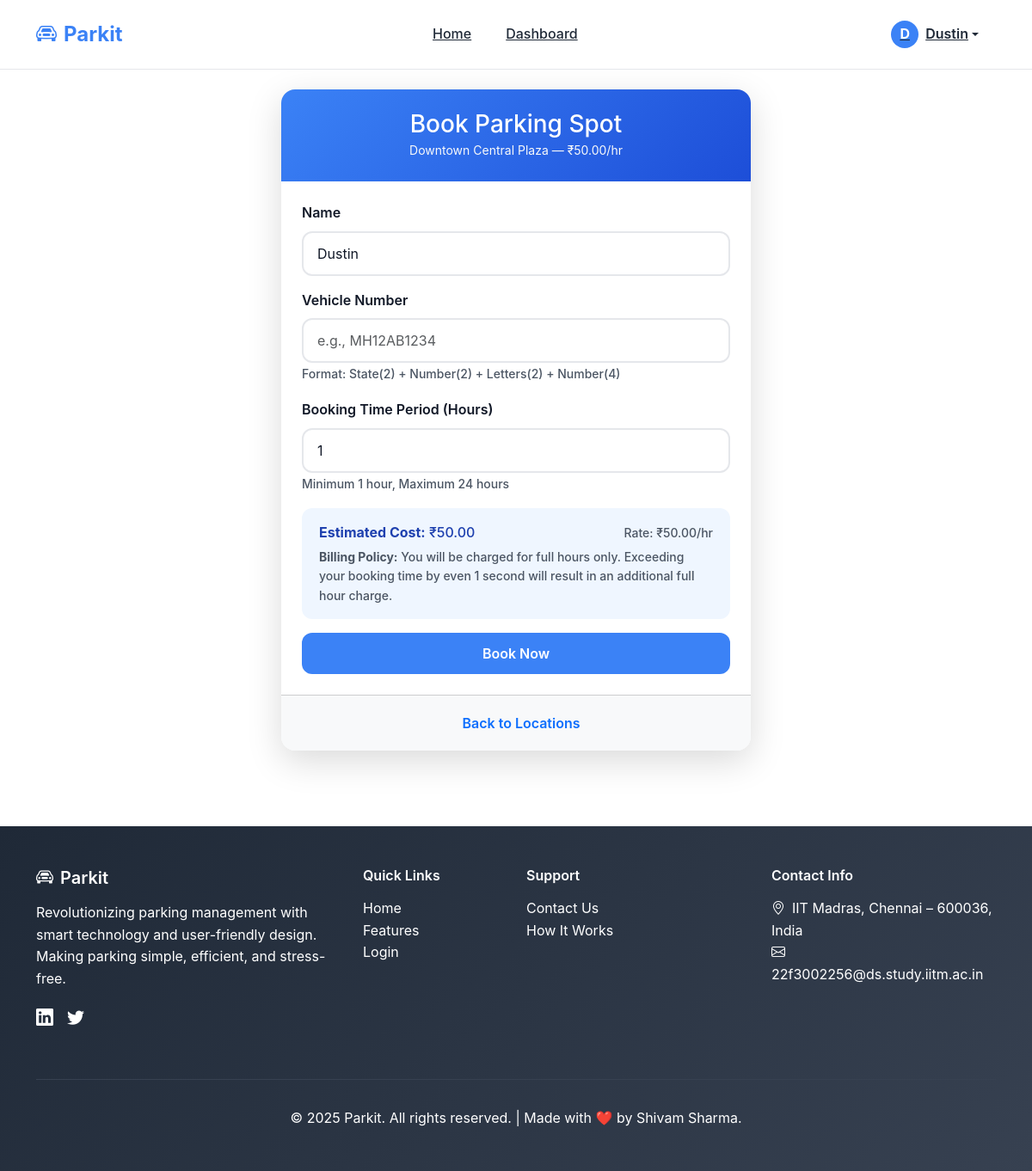
Page /user/book/1 (signed in) on the committed database.
### models.py (models this page shows, shortened)
class User(db.Model, UserMixin):
    __tablename__ = 'users'
    id = db.Column(db.Integer, primary_key=True)
    name = db.Column(db.String(100), nullable=False)
    email = db.Column(db.String(120), unique=True, nullable=False)
    password_hash = db.Column(db.String(255), nullable=False)
    role = db.Column(db.String(20), default='user')
    created_at = db.Column(db.DateTime, default=get_ist_now)
    reservations = db.relationship('Reservation', backref='user', lazy=True, cascade='all, delete-orphan')
    @staticmethod
    def get(user_id):
        return User.query.get(user_id)

class ParkingLot(db.Model):
    __tablename__ = 'parking_lots'
    id = db.Column(db.Integer, primary_key=True)
    prime_location_name = db.Column(db.String(200), nullable=False)
    address = db.Column(db.String(500), nullable=False)
    pin_code = db.Column(db.String(10), nullable=False)
    price = db.Column(db.Numeric(10, 2), nullable=False)
    max_number_of_spots = db.Column(db.Integer, nullable=False)
    created_at = db.Column(db.DateTime, default=get_ist_now)
    parking_spots = db.relationship('ParkingSpot', backref='parking_lot', lazy=True, cascade='all, delete-orphan')
    reservations = db.relationship('Reservation', backref='parking_lot', lazy=True)
    @staticmethod
    def get_by_id(lot_id):
        return ParkingLot.query.get(lot_id)
    @staticmethod
    def delete(lot_id):
        """Delete parking lot if no active reservations"""
        try:
            parking_lot = ParkingLot.query.get(lot_id)
            if not parking_lot:
                return False
            active_reservations = Reservation.query.filter_by(
                lot_id=lot_id,
                status='active'
            ).count()
            if active_reservations > 0:
                return False
            db.session.delete(parking_lot)
            db.session.commit()
            return True
        except Exception as e:
            print(f"Error deleting parking lot: {e}")
            db.session.rollback()
            return False

### app.py (the view, shortened to what this page needs)
@app.route('/user/book/<int:lot_id>', methods=['GET', 'POST'])
@login_required
def book_parking(lot_id):
    if current_user.role == 'admin':
        return redirect(url_for('admin_dashboard'))
    try:
        active_reservation = Reservation.get_active_by_user(current_user.id)
        if active_reservation:
            flash('You already have an active parking reservation', 'error')
            return redirect(url_for('user_current'))
        lot = ParkingLot.get_by_id(lot_id)
        if not lot:
            flash('Parking lot not found', 'error')
            return redirect(url_for('user_booking'))
        lot.price = float(lot.price) if lot.price else 0.0
        form = BookingForm()
        if request.method == 'GET':
            form.name.data = current_user.name
        return render_template('user/book_now.html', lot=lot, form=form)
    except Exception as e:
        print(f"Error in book_parking route: {e}")
        import traceback
        traceback.print_exc()
        flash('An error occurred while loading the booking page. Please try again.', 'error')
        return redirect(url_for('user_booking'))

### forms.py
class BookingForm(FlaskForm):
    name = StringField('Name', validators=[DataRequired(), Length(min=2, max=50)])
    vehicle_number = StringField('Vehicle Number', validators=[DataRequired(), Length(min=3, max=20)])
    hours = IntegerField('Booking Time Period (Hours)', validators=[DataRequired(), NumberRange(min=1, max=24)], default=1)
    submit = SubmitField('Book Now')

### app.py (called while the page is built)
@login_manager.user_loader
def load_user(user_id):
    return User.get(int(user_id))

### models.py (called while the page is built)
    @staticmethod
    def get_active_by_user(user_id):
        return Reservation.query.filter_by(user_id=user_id, status='active').first()

### templates/user/book_now.html (shortened to what this page needs)
{% extends "base.html" %}
{% block content %}
<div class="container py-4">
    <div class="row justify-content-center">
        <div class="col-md-7 col-lg-6">
            <div class="card shadow-lg border-0 fade-in-up">
                <div class="card-header bg-primary text-white text-center">
                    <h3 class="mb-0">Book Parking Spot</h3>
                    <small class="text-light">
                        {{ lot.prime_location_name or 'Unknown Location' }} &mdash; ₹{{ "%.2f"|format(lot.price|float) }}/hr
                    </small>
                </div>
                <div class="card-body p-4">
                    <form method="POST" action="{{ url_for('book_parking', lot_id=lot.id) }}" id="booking-form" novalidate>
                        <div class="mb-3">
                            {{ form.name.label(class="form-label fw-semibold") }}
                            {{ form.name(class="form-control form-control-lg", placeholder="Enter your full name", **{"aria-describedby": "name-help"}) }}
                        </div>
                        <div class="mb-3">
                            {{ form.vehicle_number.label(class="form-label fw-semibold") }}
                            {{ form.vehicle_number(class="form-control form-control-lg", placeholder="e.g., MH12AB1234", **{"aria-describedby": "vehicle-help"}) }}
                            <small id="vehicle-help" class="form-text text-muted">
                                Format: State(2) + Number(2) + Letters(2) + Number(4)
                            </small>
                        </div>
                        <div class="mb-3">
                            {{ form.hours.label(class="form-label fw-semibold") }}
                            {{ form.hours(class="form-control form-control-lg", placeholder="Number of hours (1-24)", min="1", max="24", step="1", id="hours-input", **{"aria-describedby": "hours-help"}) }}
                            <small id="hours-help" class="form-text text-muted">
                                Minimum 1 hour, Maximum 24 hours
                            </small>
                        </div>
                        <div class="mb-3">
                            <div class="alert alert-info" role="status" aria-live="polite">
                                <div class="d-flex justify-content-between align-items-center">
                                    <div>
                                        <strong>Estimated Cost:</strong>
                                        <span id="estimated-cost">₹{{ "%.2f"|format(lot.price|float) }}</span>
                                    </div>
                                    <small class="text-muted">Rate: ₹{{ "%.2f"|format(lot.price|float) }}/hr</small>
                                </div>
                                <small class="text-muted d-block mt-1">
                                    <strong>Billing Policy:</strong> You will be charged for full hours only. Exceeding your booking time by even 1 second will result in an additional full hour charge.
                                </small>
                            </div>
                        </div>
                        <div class="d-grid">
                            {{ form.submit(class="btn btn-primary btn-lg", id="submit-btn") }}
                        </div>
                    </form>
                </div>
                <div class="card-footer text-center bg-light">
                    <a href="{{ url_for('user_booking') }}"
                       class="btn btn-link text-decoration-none">
                        Back to Locations
                    </a>
                </div>
            </div>
        </div>
    </div>
</div>
{% endblock %}

### templates/base.html (shortened to what this page needs)
<!DOCTYPE html>
<html lang="en">
<head>
    <link href="https://cdn.jsdelivr.net/npm/bootstrap@5.3.0/dist/css/bootstrap.min.css" rel="stylesheet" />
    <link rel="stylesheet" href="https://cdn.jsdelivr.net/npm/bootstrap-icons@1.10.0/font/bootstrap-icons.css" />
    <link rel="stylesheet" href="{{ url_for('static', filename='css/style.css') }}" />
</head>
<body>
    <nav class="navbar navbar-expand-lg fixed-top">
        <div class="container">
            <a class="navbar-brand" href="{{ url_for('index') }}">
                <i class="bi bi-car-front me-2"></i>Parkit
            </a>
            <div class="collapse navbar-collapse" id="navbarNav">
                <ul class="navbar-nav mx-auto">
                    <li class="nav-item">
                        <a class="navbar-nav-link" href="{{ url_for('index') }}">Home</a>
                    </li>
                    {% if not current_user.is_authenticated %}
                        <li class="nav-item">
                            <a class="navbar-nav-link" href="#features">Features</a>
                        </li>
                        <li class="nav-item">
                            <a class="navbar-nav-link" href="#how-it-works">How It Works</a>
                        </li>
                    {% else %}
                        {% if current_user.role == 'admin' %}
                            <li class="nav-item">
                                <a class="navbar-nav-link" href="{{ url_for('admin_dashboard') }}">Dashboard</a>
                            </li>
                        {% else %}
                            <li class="nav-item">
                                <a class="navbar-nav-link" href="{{ url_for('user_dashboard') }}">Dashboard</a>
                            </li>
                        {% endif %}
                    {% endif %}
                </ul>
                <ul class="navbar-nav align-items-center">
                    {% if current_user.is_authenticated %}
                        <li class="nav-item dropdown">
                            <a class="navbar-nav-link dropdown-toggle d-flex align-items-center" href="#" id="userDropdown"
                                role="button" data-bs-toggle="dropdown" aria-expanded="false">
                                <div class="user-avatar bg-primary text-white rounded-circle d-flex align-items-center justify-content-center me-2" style="width: 32px; height: 32px;">
                                    <span class="fw-bold text-uppercase">{{ current_user.name[0] }}</span>
                                </div>
                                <span class="fw-semibold">{{ current_user.name }}</span>
                            </a>
                        </li>
                    {% endif %}
                </ul>
            </div>
        </div>
    </nav>
    <main style="margin-top: 80px; min-height: calc(100vh - 80px - 300px);">
        {% block content %}{% endblock %}
    </main>
    <footer class="footer">
        <div class="container">
            <div class="row">
                <div class="col-lg-4 col-md-6 mb-4">
                    <h5><i class="bi bi-car-front me-2"></i>Parkit</h5>
                    <p>Revolutionizing parking management with smart technology and user-friendly design. Making parking simple, efficient, and stress-free.</p>
                    <div class="d-flex gap-3">
                         <a href="#" class="text-white"><i class="bi bi-linkedin fs-5"></i></a>
                        <a href="#" class="text-white"><i class="bi bi-twitter fs-5"></i></a>
                    </div>
                </div>
                <div class="col-lg-2 col-md-6 mb-4">
                    <h6>Quick Links</h6>
                    <ul class="list-unstyled">
                        <li><a href="{{ url_for('index') }}">Home</a></li>
                        <li><a href="#features">Features</a></li>
                        <li><a href="{{ url_for('login') }}">Login</a></li>
                    </ul>
                </div>
                <div class="col-lg-3 col-md-6 mb-4">
                    <h6>Support</h6>
                    <ul class="list-unstyled">
                        <li><a href="#">Contact Us</a></li>
                        <li><a href="#how-it-works">How It Works</a></li>
                    </ul>
                </div>
                <div class="col-lg-3 col-md-6 mb-4">
                    <h6>Contact Info</h6>
                    <ul class="list-unstyled">
                        <li><i class="bi bi-geo-alt me-2"></i>IIT Madras, Chennai – 600036, India</li>
                        <li><i class="bi bi-envelope me-2"></i>22f3002256@ds.study.iitm.ac.in</li>
                    </ul>
                </div>
            </div>
            <div class="footer-bottom">
                <p>&copy; 2025 Parkit. All rights reserved. | Made with ❤️ by Shivam Sharma.</p>
            </div>
        </div>
    </footer>
</body>
</html>

### static/css/style.css (style rules this page uses)
:root { --primary-color: #3b82f6; --primary-dark: #1d4ed8; --primary-light: #dbeafe; --success-color: #10b981; --warning-color: #f59e0b; --danger-color: #ef4444; --dark-color: #1f2937; --light-color: #f8fafc; --border-color: #e5e7eb; --text-muted: #6b7280; --text-secondary: #4b5563; --text-dark: #111827; }
* { box-sizing: border-box; }
body { font-family: -apple-system, BlinkMacSystemFont, 'Segoe UI', Roboto, 'Helvetica Neue', Arial, sans-serif; line-height: 1.6; color: var(--text-dark); background-color: #ffffff; margin: 0; padding: 0; }
.card { border: none; border-radius: 20px; box-shadow: 0 4px 20px rgba(0, 0, 0, 0.08); transition: all 0.3s ease; overflow: hidden; background: white; }
.card-header { background: linear-gradient(135deg, var(--primary-color) 0%, var(--primary-dark) 100%); color: white; border: none; padding: 1.5rem; }
.card-body { padding: 2rem; background: white; }
.card-body .text-muted { color: var(--text-secondary) !important; font-weight: 500; }
.card-body small { color: var(--text-secondary) !important; font-weight: 500; }
.btn { border-radius: 12px; padding: 0.875rem 2rem; font-weight: 600; font-size: 1rem; transition: all 0.3s ease; border: none; text-decoration: none; display: inline-flex; align-items: center; justify-content: center; gap: 0.5rem; }
.btn-primary { background: var(--primary-color); color: white; }
.form-control { border-radius: 12px; border: 2px solid var(--border-color); padding: 1rem 1.25rem; font-size: 1rem; transition: all 0.3s ease; background: white; color: var(--text-dark); }
.form-label { font-weight: 600; color: var(--text-dark); margin-bottom: 0.5rem; }
.alert { border-radius: 16px; border: none; padding: 1.25rem 1.5rem; font-weight: 500; }
.alert-info { background: #eff6ff; color: #1e40af; border-left: 4px solid var(--primary-color); }
.fade-in-up { animation: fadeInUp 0.6s ease; }
.text-muted { color: var(--text-secondary) !important; }
.bg-primary { background-color: var(--primary-color) !important; }
.shadow-lg { box-shadow: 0 12px 40px rgba(0, 0, 0, 0.15) !important; }

### templates/base.html (style rules this page uses)
:root { --primary-color: #3b82f6; --primary-dark: #1d4ed8; --primary-light: #dbeafe; --success-color: #10b981; --warning-color: #f59e0b; --danger-color: #ef4444; --dark-color: #1f2937; --light-color: #f8fafc; --border-color: #e5e7eb; }
* { box-sizing: border-box; }
body { font-family: -apple-system, BlinkMacSystemFont, 'Segoe UI', Roboto, sans-serif; line-height: 1.6; color: var(--dark-color); background-color: #ffffff; }
.navbar { background: rgba(255, 255, 255, 0.95) !important; backdrop-filter: blur(20px); border-bottom: 1px solid var(--border-color); padding: 1rem 0; transition: all 0.3s ease; }
.navbar-brand { font-size: 1.5rem; font-weight: 700; color: var(--primary-color) !important; text-decoration: none; }
.navbar-nav-link { font-weight: 500; color: var(--dark-color) !important; padding: 0.5rem 1rem !important; border-radius: 8px; transition: all 0.2s ease; margin: 0 0.25rem; }
.btn { border-radius: 12px; padding: 0.75rem 1.5rem; font-weight: 600; transition: all 0.2s ease; border: none; }
.btn-primary { background: var(--primary-color); color: white; }
.card { border: none; border-radius: 16px; box-shadow: 0 1px 3px rgba(0, 0, 0, 0.1); transition: all 0.3s ease; }
.form-control { border-radius: 12px; border: 2px solid var(--border-color); padding: 0.75rem 1rem; transition: all 0.2s ease; }
.alert { border-radius: 12px; border: none; padding: 1rem 1.25rem; }
.footer { background: linear-gradient(135deg, var(--dark-color) 0%, #374151 100%); color: white; padding: 3rem 0 2rem; margin-top: 4rem; }
.footer h5, .footer h6 { color: white; font-weight: 600; margin-bottom: 1rem; }
.footer p, .footer a, .footer ul li { color: white; }
.footer a { text-decoration: none; transition: color 0.2s ease; }
.footer-bottom { border-top: 1px solid #374151; padding-top: 2rem; margin-top: 2rem; text-align: center; color: #9ca3af; }
.fade-in-up { animation: fadeInUp 0.6s ease; }

### rows in the picture
User: name "D", name "Dustin"
ParkingLot: prime_location_name "Downtown Central Plaza", price "50.00"
